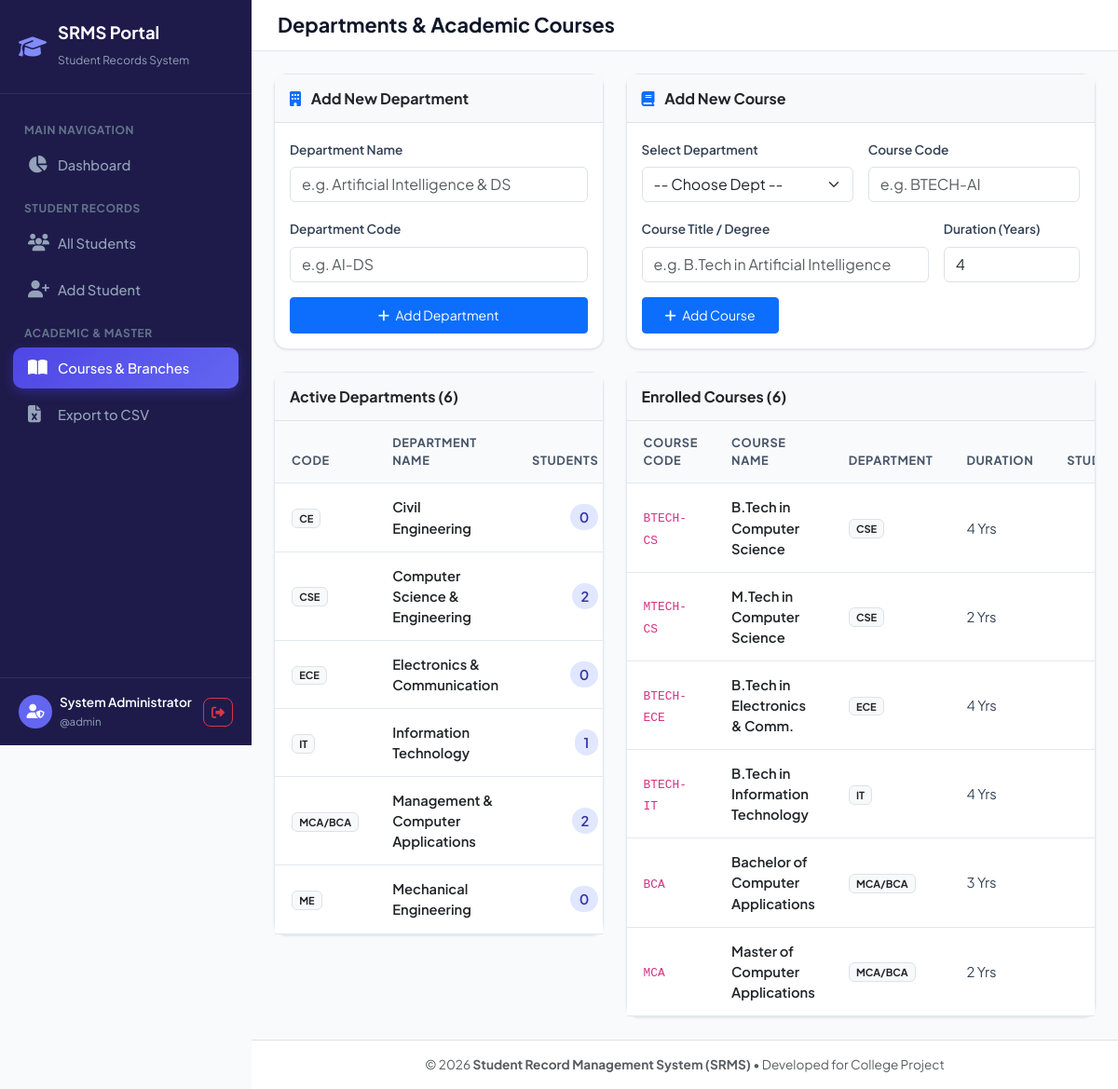
Screenshot of /courses.php (signed in) with the database file from the repository.
### tables this page shows
CREATE TABLE `departments` (
    `id` INT AUTO_INCREMENT PRIMARY KEY,
    `dept_name` VARCHAR(100) NOT NULL,
    `dept_code` VARCHAR(20) NOT NULL UNIQUE,
    `created_at` TIMESTAMP DEFAULT CURRENT_TIMESTAMP
);

CREATE TABLE `courses` (
    `id` INT AUTO_INCREMENT PRIMARY KEY,
    `dept_id` INT NOT NULL,
    `course_name` VARCHAR(100) NOT NULL,
    `course_code` VARCHAR(20) NOT NULL UNIQUE,
    `duration_years` INT NOT NULL DEFAULT 4,
    `created_at` TIMESTAMP DEFAULT CURRENT_TIMESTAMP,
    FOREIGN KEY (`dept_id`) REFERENCES `departments`(`id`) ON DELETE CASCADE
);

### courses.php (the view, shortened to what this page needs)
<?php
require_once __DIR__ . '/config/db.php';
$depts = $pdo->query("
    SELECT d.*,
           COUNT(DISTINCT c.id) AS total_courses,
           COUNT(DISTINCT s.id) AS total_students
    FROM departments d
    LEFT JOIN courses c ON d.id = c.dept_id
    LEFT JOIN students s ON d.id = s.dept_id
    GROUP BY d.id
    ORDER BY d.dept_name ASC
")->fetchAll();
$courses = $pdo->query("
    SELECT c.*, d.dept_name, d.dept_code,
           COUNT(s.id) AS student_count
    FROM courses c
    JOIN departments d ON c.dept_id = d.id
    LEFT JOIN students s ON c.id = s.course_id
    GROUP BY c.id
    ORDER BY d.dept_name ASC, c.course_name ASC
")->fetchAll();
require_once __DIR__ . '/includes/header.php';
require_once __DIR__ . '/includes/sidebar.php';
?>
<div class="main-content">
    <header class="top-navbar">
        <h1 class="page-title">Departments & Academic Courses</h1>
    </header>
    <div class="p-4">
        <div class="row g-4">
            <div class="col-lg-5">
                <div class="custom-card mb-4">
                    <div class="p-3 bg-light border-bottom d-flex justify-content-between align-items-center">
                        <h6 class="fw-bold text-dark mb-0"><i class="fa-solid fa-building me-2 text-primary"></i> Add New Department</h6>
                    </div>
                    <div class="p-3">
                        <form method="POST" action="courses.php">
                            <div class="mb-3">
                                <label class="form-label fw-semibold" style="font-size: 0.85rem;">Department Name</label>
                                <input type="text" name="dept_name" class="form-control" placeholder="e.g. Artificial Intelligence & DS" required>
                            </div>
                            <div class="mb-3">
                                <label class="form-label fw-semibold" style="font-size: 0.85rem;">Department Code</label>
                                <input type="text" name="dept_code" class="form-control" placeholder="e.g. AI-DS" required>
                            </div>
                            <button type="submit" class="btn btn-primary btn-sm w-100 py-2">
                                <i class="fa-solid fa-plus me-1"></i> Add Department
                            </button>
                        </form>
                    </div>
                </div>
                <div class="custom-card">
                    <div class="p-3 bg-light border-bottom">
                        <h6 class="fw-bold text-dark mb-0">Active Departments (<?php echo count($depts); ?>)</h6>
                    </div>
                    <div class="table-responsive">
                        <table class="table table-custom align-middle">
                            <thead>
                                <tr>
                                    <th>Code</th>
                                    <th>Department Name</th>
                                    <th class="text-end">Students</th>
                                </tr>
                            </thead>
                            <tbody>
                                <?php foreach ($depts as $d): ?>
                                    <tr>
                                        <td><span class="badge bg-light text-dark border"><?php echo htmlspecialchars($d['dept_code']); ?></span></td>
                                        <td class="fw-semibold text-dark"><?php echo htmlspecialchars($d['dept_name']); ?></td>
                                        <td class="text-end"><span class="badge-soft-primary"><?php echo $d['total_students']; ?></span></td>
                                    </tr>
                                <?php endforeach; ?>
                            </tbody>
                        </table>
                    </div>
                </div>
            </div>
            <div class="col-lg-7">
                <div class="custom-card mb-4">
                    <div class="p-3 bg-light border-bottom">
                        <h6 class="fw-bold text-dark mb-0"><i class="fa-solid fa-book me-2 text-primary"></i> Add New Course</h6>
                    </div>
                    <div class="p-3">
                        <form method="POST" action="courses.php">
                            <div class="row g-3">
                                <div class="col-md-6">
                                    <label class="form-label fw-semibold" style="font-size: 0.85rem;">Select Department</label>
                                    <select name="dept_id" class="form-select" required>
                                        <option value="">-- Choose Dept --</option>
                                    </select>
                                </div>
                                <div class="col-md-6">
                                    <label class="form-label fw-semibold" style="font-size: 0.85rem;">Course Code</label>
                                    <input type="text" name="course_code" class="form-control" placeholder="e.g. BTECH-AI" required>
                                </div>
                                <div class="col-md-8">
                                    <label class="form-label fw-semibold" style="font-size: 0.85rem;">Course Title / Degree</label>
                                    <input type="text" name="course_name" class="form-control" placeholder="e.g. B.Tech in Artificial Intelligence" required>
                                </div>
                                <div class="col-md-4">
                                    <label class="form-label fw-semibold" style="font-size: 0.85rem;">Duration (Years)</label>
                                    <input type="number" name="duration_years" class="form-control" value="4" min="1" max="6" required>
                                </div>
                                <div class="col-12">
                                    <button type="submit" class="btn btn-primary btn-sm py-2 px-4">
                                        <i class="fa-solid fa-plus me-1"></i> Add Course
                                    </button>
                                </div>
                            </div>
                        </form>
                    </div>
                </div>
                <div class="custom-card">
                    <div class="p-3 bg-light border-bottom">
                        <h6 class="fw-bold text-dark mb-0">Enrolled Courses (<?php echo count($courses); ?>)</h6>
                    </div>
                    <div class="table-responsive">
                        <table class="table table-custom align-middle">
                            <thead>
                                <tr>
                                    <th>Course Code</th>
                                    <th>Course Name</th>
                                    <th>Department</th>
                                    <th>Duration</th>
                                    <th class="text-end">Students</th>
                                </tr>
                            </thead>
                            <tbody>
                                <?php foreach ($courses as $c): ?>
                                    <tr>
                                        <td><code><?php echo htmlspecialchars($c['course_code']); ?></code></td>
                                        <td class="fw-semibold text-dark"><?php echo htmlspecialchars($c['course_name']); ?></td>
                                        <td><span class="badge bg-light text-dark border"><?php echo htmlspecialchars($c['dept_code']); ?></span></td>
                                        <td><?php echo $c['duration_years']; ?> Yrs</td>
                                        <td class="text-end"><span class="badge-soft-primary"><?php echo $c['student_count']; ?></span></td>
                                    </tr>
                                <?php endforeach; ?>
                            </tbody>
                        </table>
                    </div>
                </div>
            </div>
        </div>
    </div>
<?php require_once __DIR__ . '/includes/footer.php'; ?>

### includes/header.php (shortened to what this page needs)
<!DOCTYPE html>
<html lang="en">
<head>
    <link href="https://cdn.jsdelivr.net/npm/bootstrap@5.3.3/dist/css/bootstrap.min.css" rel="stylesheet">
    <link rel="stylesheet" href="https://cdn.jsdelivr.net/npm/bootstrap-icons@1.11.3/font/bootstrap-icons.min.css">
    <link rel="stylesheet" href="https://cdnjs.cloudflare.com/ajax/libs/font-awesome/6.5.1/css/all.min.css">
    <link rel="stylesheet" href="assets/css/style.css">
</head>
<body>
<div class="app-wrapper">

### includes/sidebar.php
<?php
$current_page = basename($_SERVER['PHP_SELF']);
$admin_name = $_SESSION['admin_fullname'] ?? 'Administrator';
$admin_user = $_SESSION['admin_username'] ?? 'admin';
?>
<aside class="sidebar no-print">
    <div class="sidebar-header">
        <a href="dashboard.php" class="sidebar-brand">
            <i class="fa-solid fa-graduation-cap"></i>
            <div>
                <div style="font-size: 1.15rem; line-height: 1.2;">SRMS Portal</div>
                <small style="font-size: 0.75rem; color: #94a3b8; font-weight: normal;">Student Records System</small>
            </div>
        </a>
    </div>
    <ul class="sidebar-menu">
        <li class="sidebar-menu-title">Main Navigation</li>
        <li class="nav-item">
            <a href="dashboard.php" class="nav-link <?php echo ($current_page == 'dashboard.php') ? 'active' : ''; ?>">
                <i class="fa-solid fa-chart-pie"></i>
                <span>Dashboard</span>
            </a>
        </li>
        <li class="sidebar-menu-title">Student Records</li>
        <li class="nav-item">
            <a href="students.php" class="nav-link <?php echo ($current_page == 'students.php') ? 'active' : ''; ?>">
                <i class="fa-solid fa-users"></i>
                <span>All Students</span>
            </a>
        </li>
        <li class="nav-item">
            <a href="student_add.php" class="nav-link <?php echo ($current_page == 'student_add.php') ? 'active' : ''; ?>">
                <i class="fa-solid fa-user-plus"></i>
                <span>Add Student</span>
            </a>
        </li>
        <li class="sidebar-menu-title">Academic & Master</li>
        <li class="nav-item">
            <a href="courses.php" class="nav-link <?php echo ($current_page == 'courses.php') ? 'active' : ''; ?>">
                <i class="fa-solid fa-book-open"></i>
                <span>Courses & Branches</span>
            </a>
        </li>
        <li class="nav-item">
            <a href="export.php" class="nav-link">
                <i class="fa-solid fa-file-excel"></i>
                <span>Export to CSV</span>
            </a>
        </li>
    </ul>
    <div class="sidebar-footer">
        <div class="d-flex align-items-center justify-content-between">
            <div class="d-flex align-items-center gap-2">
                <div class="avatar" style="background:#6366f1; color:white; width:36px; height:36px;">
                    <i class="fa-solid fa-user-shield"></i>
                </div>
                <div style="line-height: 1.2;">
                    <div style="color:white; font-size: 0.85rem; font-weight: 600;"><?php echo htmlspecialchars($admin_name); ?></div>
                    <small style="color:#94a3b8; font-size: 0.72rem;">@<?php echo htmlspecialchars($admin_user); ?></small>
                </div>
            </div>
            <a href="logout.php" class="btn btn-sm btn-outline-danger" title="Logout" style="border-radius: 8px;">
                <i class="fa-solid fa-right-from-bracket"></i>
            </a>
        </div>
    </div>
</aside>

### includes/footer.php (shortened to what this page needs)
    <footer class="mt-auto py-3 px-4 bg-white border-top text-center text-muted no-print" style="font-size: 0.85rem;">
        <div>&copy; <?php echo date('Y'); ?> <b>Student Record Management System (SRMS)</b> &bull; Developed for College Project</div>
    </footer>
    </div>
</div>
</body>
</html>

### assets/css/style.css (style rules this page uses)
:root { --primary: #4f46e5; --primary-hover: #4338ca; --primary-light: #eef2ff; --secondary: #0ea5e9; --dark: #0f172a; --sidebar-bg: #1e1b4b; --sidebar-hover: #312e81; --text-main: #334155; --text-muted: #64748b; --bg-body: #f8fafc; --card-bg: #ffffff; --border-color: #e2e8f0; --radius: 14px; --shadow-sm: 0 1px 3px 0 rgb(0 0 0 / 0.07), 0 1px 2px -1px rgb(0 0 0 / 0.07); --shadow-md: 0 4px 6px -1px rgb(0 0 0 / 0.07), 0 2px 4px -2px rgb(0 0 0 / 0.07); --shadow-xl: 0 20px 25px -5px rgb(0 0 0 / 0.08), 0 8px 10px -6px rgb(0 0 0 / 0.08); }
body { font-family: 'Plus Jakarta Sans', -apple-system, BlinkMacSystemFont, "Segoe UI", Roboto, sans-serif; background-color: var(--bg-body); color: var(--text-main); overflow-x: hidden; }
.app-wrapper { display: flex; min-height: 100vh; }
.sidebar { width: 270px; background: var(--sidebar-bg); color: #cbd5e1; flex-shrink: 0; display: flex; flex-direction: column; position: sticky; top: 0; height: 100vh; transition: all 0.3s ease; z-index: 1000; }
.sidebar-header { padding: 24px 20px; border-bottom: 1px solid rgba(255, 255, 255, 0.08); }
.sidebar-brand { font-size: 1.25rem; font-weight: 700; color: #ffffff; display: flex; align-items: center; gap: 12px; text-decoration: none; }
.sidebar-brand i { color: #818cf8; font-size: 1.5rem; }
.sidebar-menu { padding: 20px 14px; flex-grow: 1; list-style: none; margin: 0; overflow-y: auto; }
.sidebar-menu-title { font-size: 0.75rem; text-transform: uppercase; letter-spacing: 0.05em; color: #64748b; padding: 10px 12px 6px; font-weight: 700; }
.sidebar-menu .nav-item { margin-bottom: 6px; }
.sidebar-menu .nav-link { display: flex; align-items: center; gap: 12px; padding: 11px 16px; color: #94a3b8; border-radius: 10px; font-weight: 500; font-size: 0.92rem; transition: all 0.2s ease; text-decoration: none; }
.sidebar-menu .nav-link i { font-size: 1.15rem; width: 20px; }
.sidebar-menu .nav-link.active { color: #ffffff; background: linear-gradient(135deg, #4f46e5, #6366f1); box-shadow: 0 4px 12px rgba(79, 70, 229, 0.35); }
.sidebar-footer { padding: 18px 20px; border-top: 1px solid rgba(255, 255, 255, 0.08); }
.main-content { flex-grow: 1; display: flex; flex-direction: column; min-width: 0; }
.top-navbar { background: #ffffff; border-bottom: 1px solid var(--border-color); padding: 14px 28px; display: flex; align-items: center; justify-content: space-between; position: sticky; top: 0; z-index: 99; }
.page-title { font-size: 1.35rem; font-weight: 700; color: #0f172a; margin: 0; }
.custom-card { background: #ffffff; border: 1px solid var(--border-color); border-radius: var(--radius); box-shadow: var(--shadow-sm); }
.table-custom { margin-bottom: 0; }
.table-custom thead th { background-color: #f8fafc; color: #475569; font-weight: 700; font-size: 0.8rem; text-transform: uppercase; letter-spacing: 0.05em; padding: 14px 18px; border-bottom: 1px solid var(--border-color); }
.table-custom tbody td { padding: 14px 18px; vertical-align: middle; font-size: 0.92rem; color: #334155; border-bottom: 1px solid var(--border-color); }
.avatar { width: 42px; height: 42px; border-radius: 50%; object-fit: cover; background: #e2e8f0; display: inline-flex; align-items: center; justify-content: center; font-weight: 700; color: #4338ca; font-size: 0.95rem; }
.badge-soft-primary { background-color: #e0e7ff; color: #3730a3; font-weight: 600; padding: 5px 10px; border-radius: 20px; }

### rows the page displays
departments: dept_code "CE", dept_name "Civil Engineering", total_students "0"
departments: dept_code "CSE", dept_name "Computer Science & Engineering", total_students "2"
departments: dept_code "ECE", dept_name "Electronics & Communication", total_students "0"
departments: dept_code "IT", dept_name "Information Technology", total_students "1"
departments: dept_code "MCA/BCA", dept_name "Management & Computer Applications", total_students "2"
departments: dept_code "ME", dept_name "Mechanical Engineering", total_students "0"
courses: course_code "BTECH-CS", course_name "B.Tech in Computer Science", dept.dept_code "CSE", duration_years "4"
courses: course_code "MTECH-CS", course_name "M.Tech in Computer Science", dept.dept_code "CSE", duration_years "2"
courses: course_code "BTECH-ECE", course_name "B.Tech in Electronics & Comm.", dept.dept_code "ECE", duration_years "4"
courses: course_code "BTECH-IT", course_name "B.Tech in Information Technology", dept.dept_code "IT", duration_years "4"
courses: course_code "BCA", course_name "Bachelor of Computer Applications", dept.dept_code "MCA/BCA", duration_years "3"
courses: course_code "MCA", course_name "Master of Computer Applications", dept.dept_code "MCA/BCA", duration_years "2"

### other values shown
$admin_name "System Administrator"
$admin_user "admin"
count($depts) "6"
count($courses) "6"
